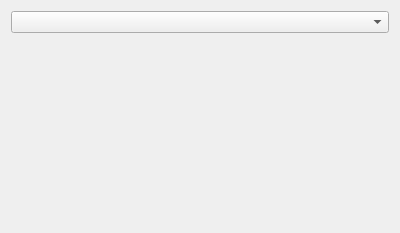
<ui version="4.0" >
 <class>PythonSettingsWidget</class>
 <widget class="QWidget" name="PythonSettingsWidget" >
  <property name="geometry" >
   <rect>
    <x>0</x>
    <y>0</y>
    <width>400</width>
    <height>233</height>
   </rect>
  </property>
  <layout class="QGridLayout" >
   <item row="0" column="0" >
    <layout class="QVBoxLayout" >
     <item>
      <widget class="QComboBox" name="scriptsComboBox" />
     </item>
    </layout>
   </item>
   <item row="1" column="0" >
    <spacer>
     <property name="orientation" >
      <enum>Qt::Vertical</enum>
     </property>
     <property name="sizeHint" stdset="0" >
      <size>
       <width>20</width>
       <height>40</height>
      </size>
     </property>
    </spacer>
   </item>
  </layout>
 </widget>
 <resources/>
 <connections/>
</ui>
